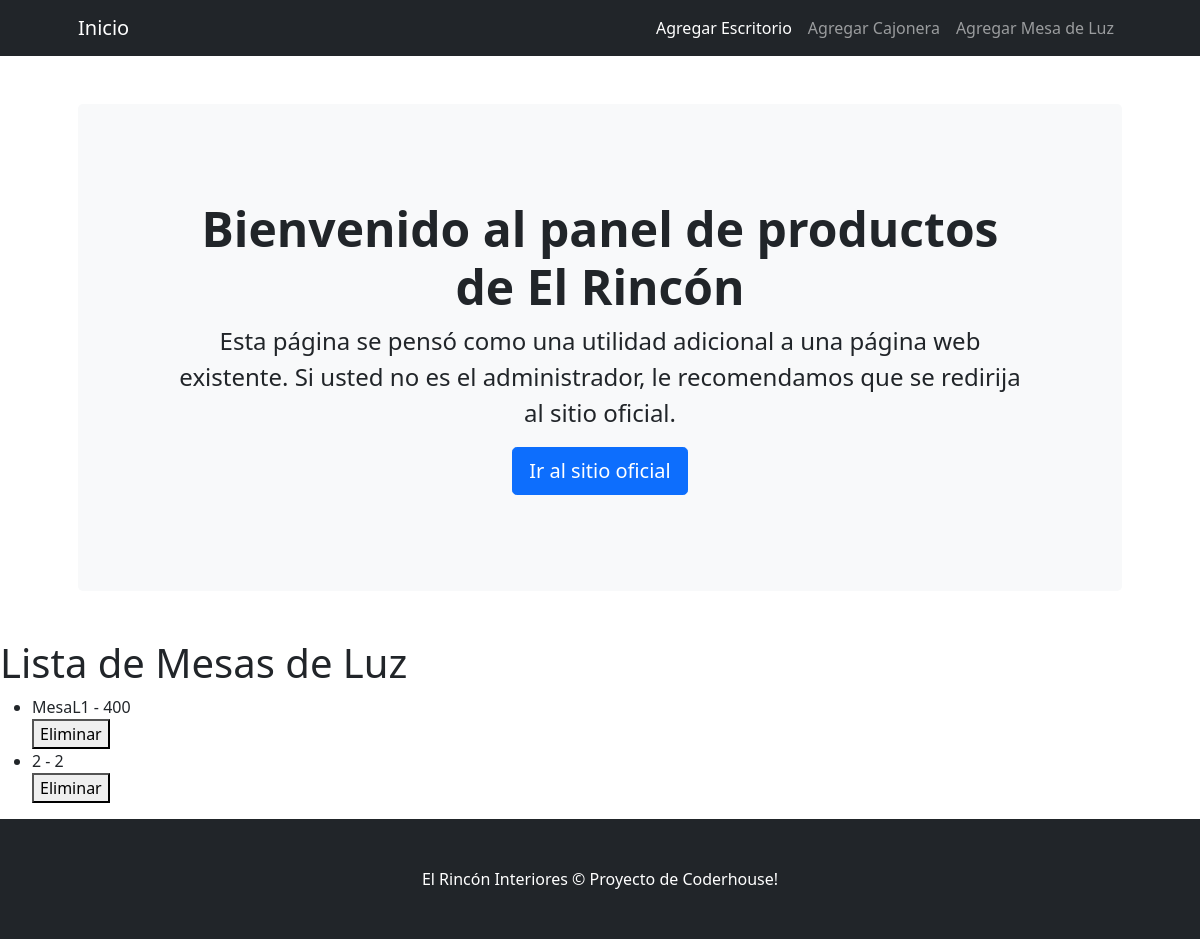
The app's page /MostrarMesaluz/, older data.
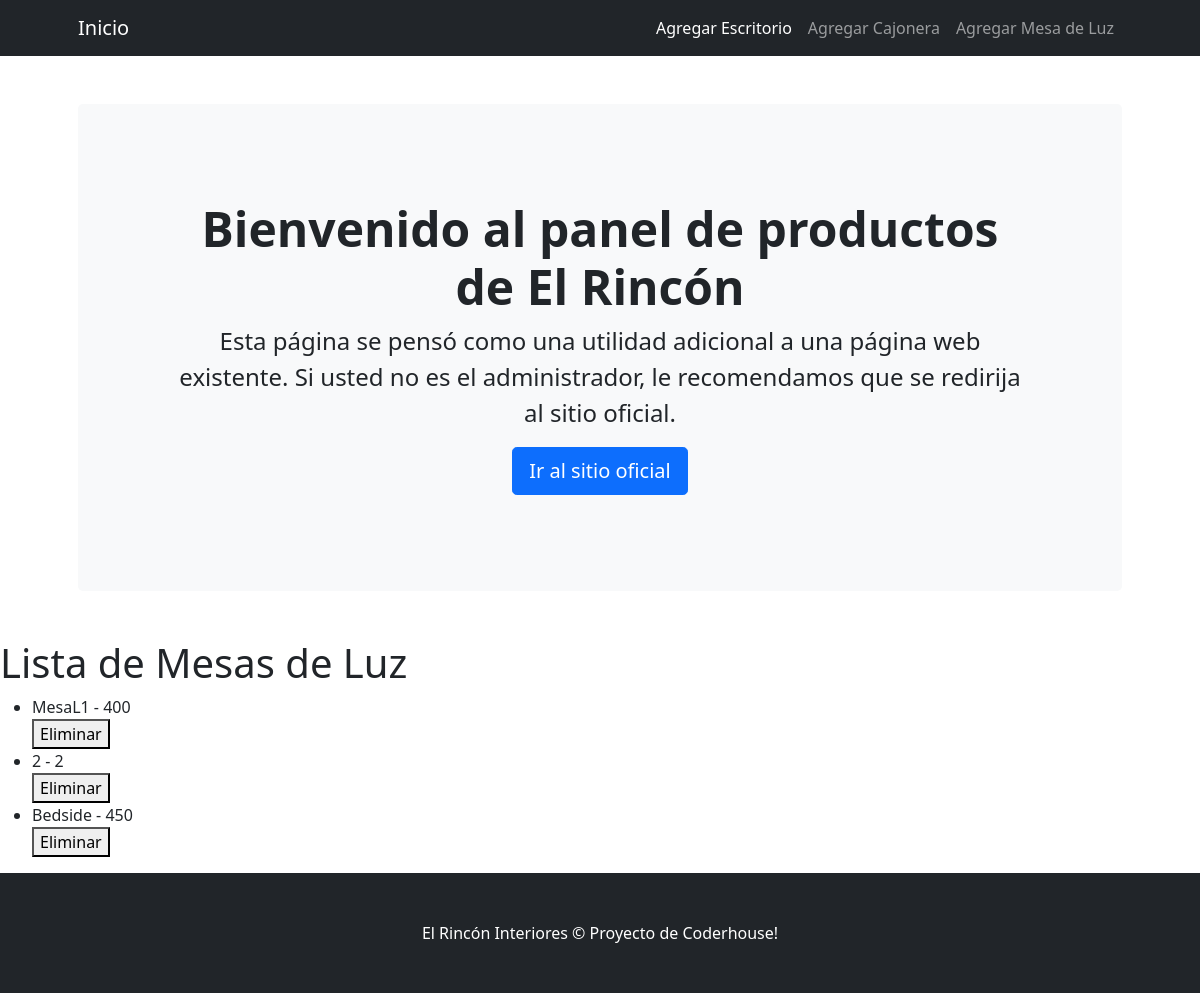
The same page, newer data.
### AppPlayground/models.py (models this page shows)
class Mesaluz(models.Model):
    modelo=models.CharField(max_length=50)
    medida=models.IntegerField()
    stock=models.IntegerField()
    def __str__(self):
            return f'{self.modelo} - {self.medida}'

### AppPlayground/views.py (the view)
# urls.py: path('MostrarMesaluz/', mostrarMesaluz, name="MostrarMesaluz"),
def mostrarMesaluz(request):
    mesas = Mesaluz.objects.all()
    return render(request, "AppPlayground/MostrarMesaluz.html", {"mesas": mesas})

### AppPlayground/templates/AppPlayground/MostrarMesaluz.html
{% extends 'AppPlayground/Padre.html' %}
{% load static %}
{% block Cambiante %}
    <h1>Lista de Mesas de Luz</h1>
    <ul>
        {% for mesa in mesas %}
            <li>
                {{mesa}}
            </li>
            <div>
                <form action="{% url 'EliminarMesaluz' mesa.id %}" method="POST">{% csrf_token %}
                    <button type="submit"> Eliminar </button>
                </form>
            </div>
        {% endfor %}
    </ul>
{% endblock Cambiante %}

Row changes from the older to the newer data that the page shows:
added Mesaluz: modelo+medida "Bedside - 450"
